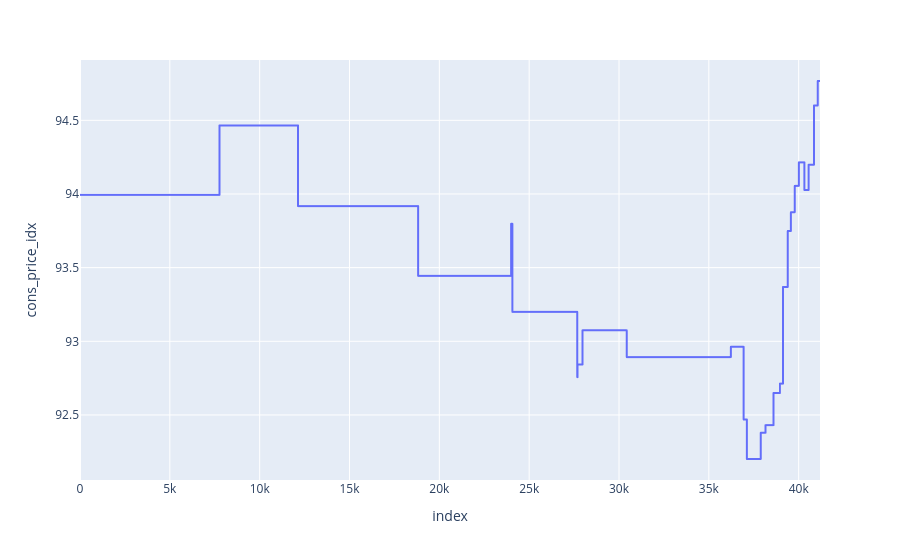

The cell this chart's notebook holds for it:
### Code cell
fig = px.line(df1.reset_index(), x = 'index', y = 'cons_price_idx')
fig.show()

### Figure 1 — Plotly figure (JSON) as saved in the notebook; plotly's stock layout.template omitted (floating-point values rounded to 4 significant figures; data arrays with more than 128 entries replaced by an {"elided": "..."} marker saying what was removed)
{"data": [{"hovertemplate": "index=%{x}<br>cons_price_idx=%{y}<extra></extra>", "legendgroup": "", "line": {"color": "#636efa", "dash": "solid"}, "marker": {"symbol": "circle"}, "mode": "lines", "name": "", "showlegend": false, "type": "scattergl", "x": {"elided": "41188 int values"}, "xaxis": "x", "y": {"elided": "41188 float values"}, "yaxis": "y"}], "layout": {"legend": {"tracegroupgap": 0}, "margin": {"t": 60}, "xaxis": {"anchor": "y", "domain": [0, 1], "title": {"text": "index"}}, "yaxis": {"anchor": "x", "domain": [0, 1], "title": {"text": "cons_price_idx"}}}}
